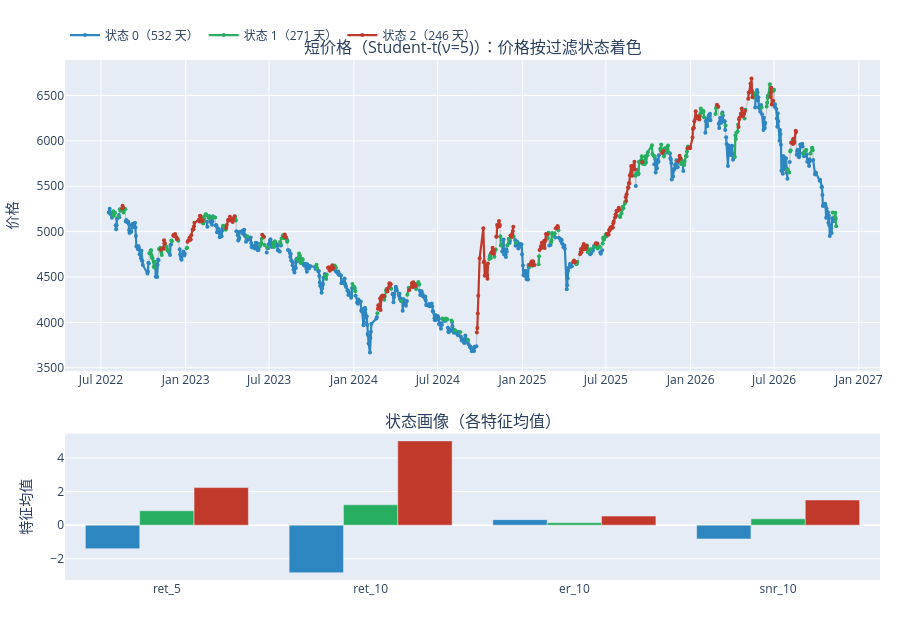

Notebook cell for this chart:
### Markdown cell above
## 一、短价格（Student-t）

### Code cell
plot_states('短价格').show()

### Figure 1 — Plotly figure (JSON) as saved in the notebook; plotly's stock layout.template omitted (floating-point values rounded to 4 significant figures; data arrays with more than 128 entries replaced by an {"elided": "..."} marker saying what was removed)
{"data": [{"line": {"color": "#BDC3C7", "width": 1}, "mode": "lines", "name": "价格", "showlegend": false, "type": "scatter", "x": {"elided": "1049 str values"}, "xaxis": "x", "y": {"elided": "1049 float values"}, "yaxis": "y"}, {"line": {"color": "#2E86C1", "width": 2.2}, "marker": {"color": "#2E86C1", "size": 4}, "mode": "lines+markers", "name": "状态 0（532 天）", "type": "scatter", "x": {"elided": "1049 str values"}, "xaxis": "x", "y": {"elided": "1049 float values"}, "yaxis": "y"}, {"line": {"color": "#27AE60", "width": 2.2}, "marker": {"color": "#27AE60", "size": 4}, "mode": "lines+markers", "name": "状态 1（271 天）", "type": "scatter", "x": {"elided": "1049 str values"}, "xaxis": "x", "y": {"elided": "1049 float values"}, "yaxis": "y"}, {"line": {"color": "#C0392B", "width": 2.2}, "marker": {"color": "#C0392B", "size": 4}, "mode": "lines+markers", "name": "状态 2（246 天）", "type": "scatter", "x": {"elided": "1049 str values"}, "xaxis": "x", "y": {"elided": "1049 float values"}, "yaxis": "y"}, {"marker": {"color": "#2E86C1"}, "name": "状态 0", "showlegend": false, "type": "bar", "x": ["ret_5", "ret_10", "er_10", "snr_10"], "xaxis": "x2", "y": [-1.4, -2.83, 0.33, -0.82], "yaxis": "y2"}, {"marker": {"color": "#27AE60"}, "name": "状态 1", "showlegend": false, "type": "bar", "x": ["ret_5", "ret_10", "er_10", "snr_10"], "xaxis": "x2", "y": [0.86, 1.21, 0.15, 0.38], "yaxis": "y2"}, {"marker": {"color": "#C0392B"}, "name": "状态 2", "showlegend": false, "type": "bar", "x": ["ret_5", "ret_10", "er_10", "snr_10"], "xaxis": "x2", "y": [2.24, 5.02, 0.54, 1.5], "yaxis": "y2"}], "layout": {"annotations": [{"font": {"size": 16}, "showarrow": false, "text": "短价格（Student-t(ν=5)）：价格按过滤状态着色", "x": 0.5, "xanchor": "center", "xref": "paper", "y": 1.0, "yanchor": "bottom", "yref": "paper"}, {"font": {"size": 16}, "showarrow": false, "text": "状态画像（各特征均值）", "x": 0.5, "xanchor": "center", "xref": "paper", "y": 0.2816, "yanchor": "bottom", "yref": "paper"}], "height": 620, "hovermode": "x unified", "legend": {"orientation": "h", "y": 1.02, "yanchor": "bottom"}, "margin": {"b": 40, "l": 40, "r": 20, "t": 60}, "xaxis": {"anchor": "y", "domain": [0.0, 1.0]}, "xaxis2": {"anchor": "y2", "domain": [0.0, 1.0]}, "yaxis": {"anchor": "x", "domain": [0.4016, 1.0], "title": {"text": "价格"}}, "yaxis2": {"anchor": "x2", "domain": [0.0, 0.2816], "title": {"text": "特征均值"}}}}
